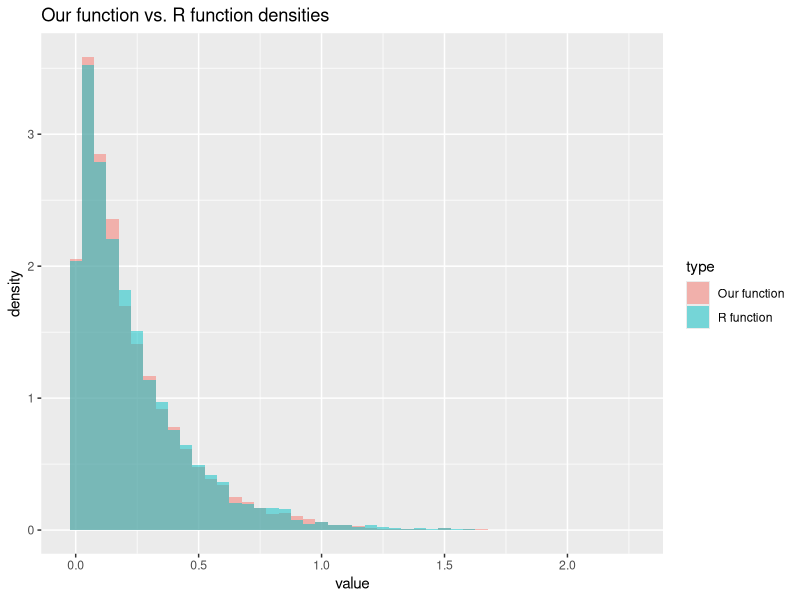
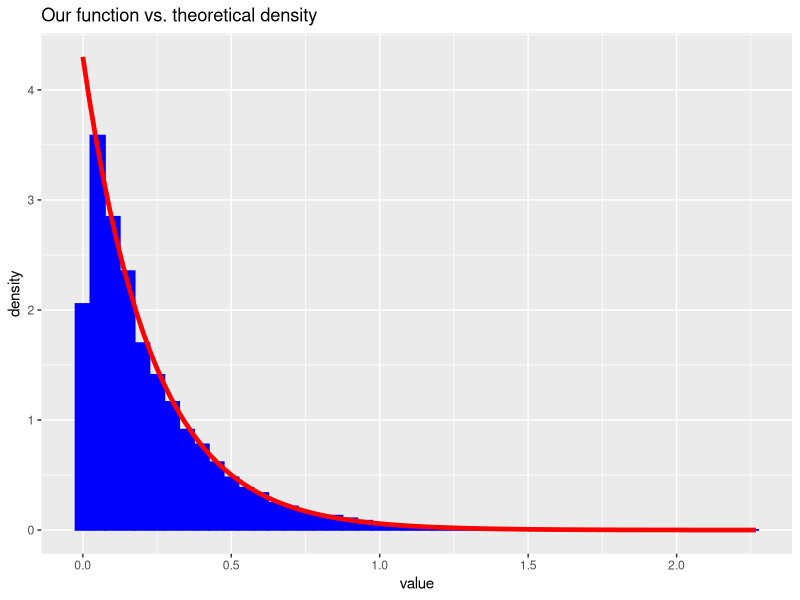
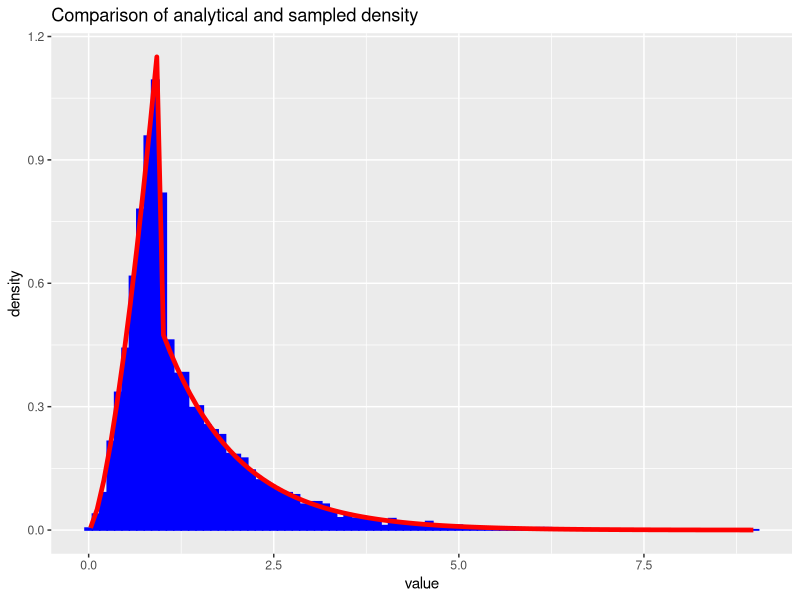
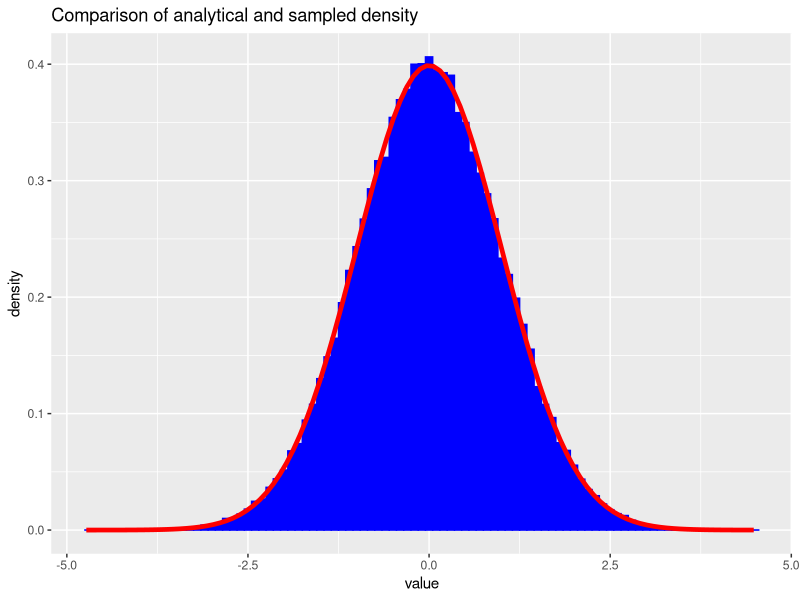
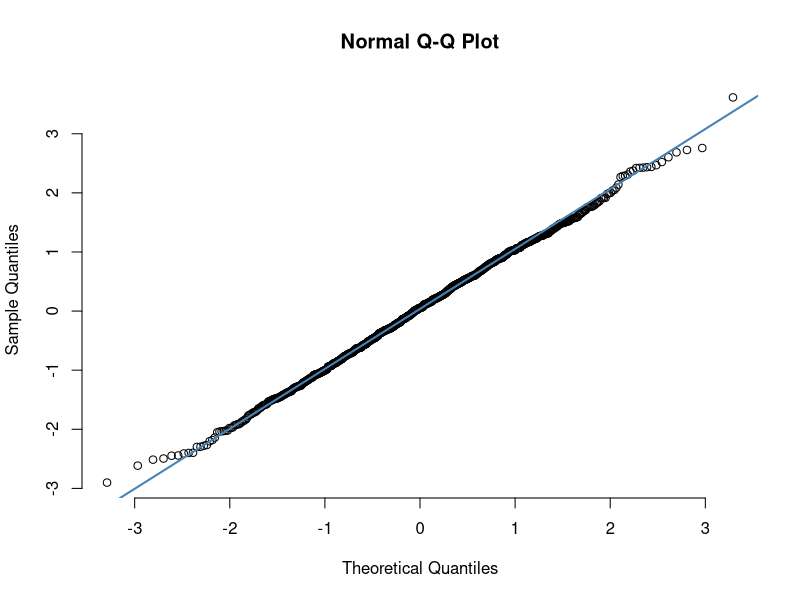
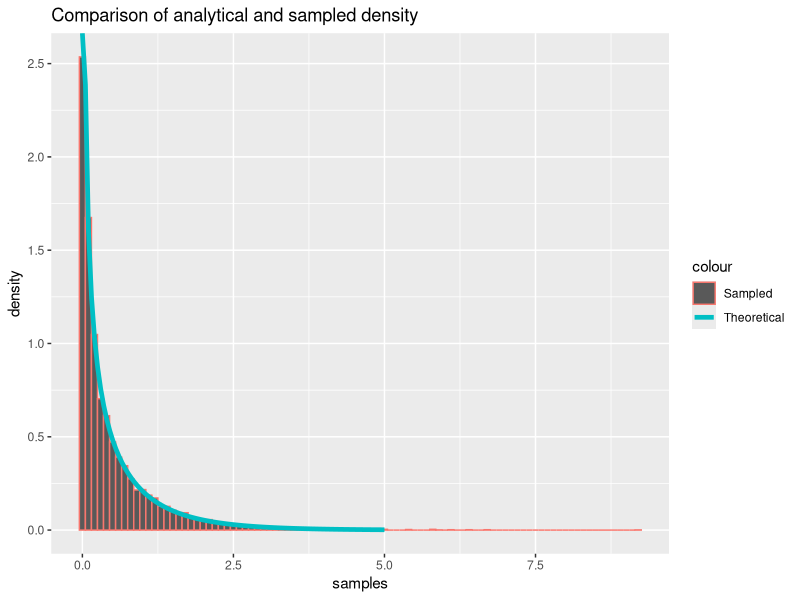
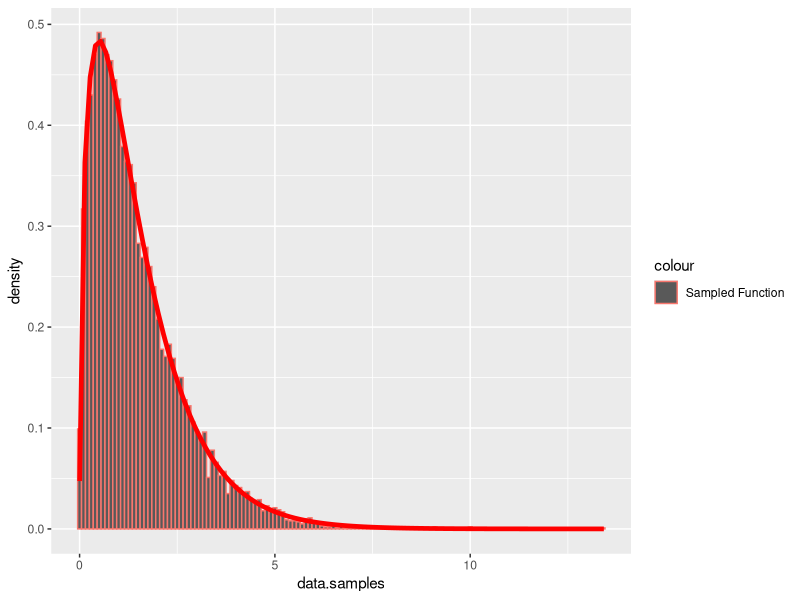
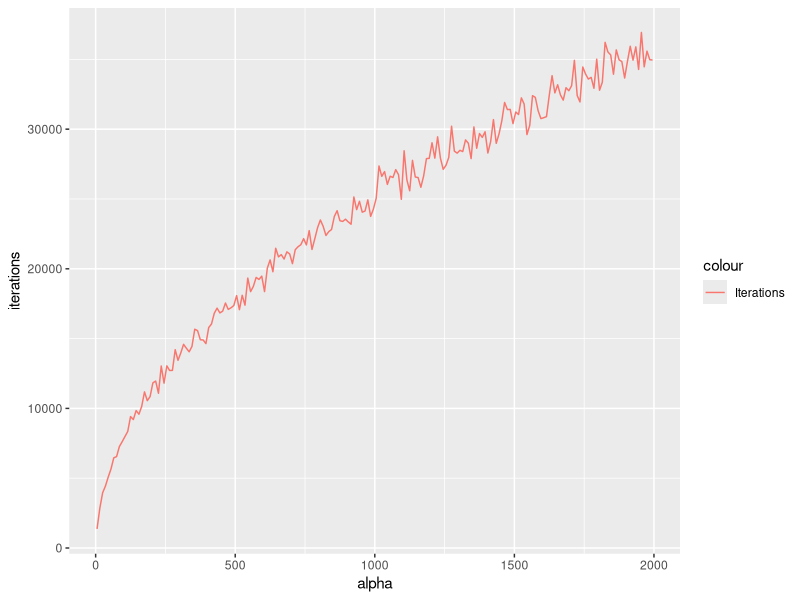

Write R code to recreate these figures, in order.
## ---- chunk 1
library(formatR)
showsol <- FALSE
library(knitr)
opts_chunk$set(tidy.opts = list(width.cutoff = 68), tidy = TRUE, warning = FALSE, error = FALSE, message = FALSE, echo = TRUE)
## ---- chunk 2
library(ggplot2)
exponential<- function(lambda, n=1){
  u = runif(n)
  x = -1/lambda*log(u)
  return(x)
}
## ---- chunk 3
n = 10000
lambda = 4.300
x = exponential(lambda,n)
cat('Theoretical mean: ', 1/lambda,' Computed mean: ', mean(x),'\n')
cat('Theoretical variance: ', 1/lambda^2, ' Computed variance: ', var(x))
## ---- chunk 4
y = rexp(n, lambda)
rfunc = data.frame(value = y)
ourfunc = data.frame(value = x)
rfunc$type = 'R function'
ourfunc$type = 'Our function'
df = rbind(rfunc,ourfunc)
ggplot(df, aes(value, fill = type)) + 
   geom_histogram(alpha = 0.5, aes(y = ..density..), binwidth = 0.05, position = 'identity') + ggtitle("Our function vs. R function densities")
df2 <- data.frame(theo=seq(0,max(x),length.out=n), value=x)
h <- ggplot(df2, aes(x = value))
h <- h + geom_histogram(aes(y = ..density..), binwidth=0.05, fill = 'blue', color = 'blue') +stat_function(fun=dexp,geom = "line",size=1.6,col="red",args = (mean=lambda))
h <- h + ggtitle("Our function vs. theoretical density")
h
## ---- chunk 5
f_A2 = function(x, alpha){
  c = alpha*exp(1)/(alpha+exp(1))
  result = vector(length = length(x))
  result[x<1.] = sapply(x[x<1.], function(x) c*x^(alpha - 1))
  result[x>=1.] = sapply(x[x>=1.], function(x) c*exp(-x))
  return(as.double(result))
}


F_inv = function(n, alpha){
  c = alpha*exp(1)/(alpha+exp(1))
  u = runif(n)
  result = vector(length = n)
  result[u < c/alpha] = (alpha/c * u[u < c/alpha])^(1/alpha)
  result[u >= c/alpha] = -log(1/alpha + exp(-1) - u[u >= c/alpha]/c)
  return(result)
}

alpha = 2.5
n = 10000
xsamples = F_inv(n, alpha)
c = alpha*exp(1)/(alpha+exp(1))
mean = c/(alpha+1) + 2*c/exp(1)
cat('Theoretical mean: ', mean, ' Sampled mean: ', mean(xsamples))
## ---- chunk 6
variance = c/(alpha+2)+5*c/exp(1) - mean^2
cat('Theoretical variance: ', variance, ' Sampled variance: ', var(xsamples))
## ---- chunk 7
df2 <- data.frame(theo=seq(0,max(xsamples),length.out=n), value=xsamples)
h <- ggplot(df2, aes(x = value))
h <- h + geom_histogram(aes(y = ..density..), binwidth=0.1, col = 'blue', fill = 'blue') +stat_function(fun=f_A2,geom = "line",size=1.6,col="red",args = (mean=alpha))
h <- h + ggtitle("Comparison of analytical and sampled density")
h
## ---- chunk 8
normal <- function(n){
  x_1 <- runif(n/2)
  x_2 <- exponential(1/2, n/2)
  y_1 <- sqrt(x_2)*cos(2*pi*x_1)
  y_2 <- sqrt(x_2)*sin(2*pi*x_1)
  y <- c(y_1,y_2)
  return(y)
}
## ---- chunk 9
n = 100000
x <- normal(n)
cat('Theoretical mean: ', 0,' Computed mean: ', mean(x),'\n')
cat('Theoretical variance: ', 1, ' Computed variance: ', var(x))
## ---- chunk 10
df2 <- data.frame(theo=seq(0,max(x),length.out=n), value=x)
ggplot(df2, aes(x = value)) + geom_histogram(aes(y = ..density..), binwidth=0.1, col = 'blue', fill = 'blue') + stat_function(fun=dnorm,geom = "line",size=1.6,col="red",args = list(mean=0, sd = 1)) + ggtitle("Comparison of analytical and sampled density")

x <- normal(1000)
qqnorm(x, pch = 1, frame = FALSE)
qqline(x, col = "steelblue", lwd = 2)
## ---- chunk 11
normal_d <- function(d, mu, sigma){
  x <- normal(d)
  y <- mu + t(chol(sigma))%*%x
  return(y)
}
## ---- chunk 12
d = 2
n = 100000
mu = c(1,2)
sigma = matrix(c(2.5,3,3,10),ncol=2,nrow=2)
sample = matrix(NA, ncol = d, nrow = n)
for (i in 1:n){
  sample[i,] <- normal_d(d,mu,sigma)
}
average = apply(sample, 2,mean)
cat('Mean vector: \n')
average
covmat = cov(sample)
cat('Covariance matrix: \n')
covmat
## ---- chunk 13
library(nortest)
ad.test(sample[,1])
ad.test(sample[,2])
## ---- chunk 14
library(pracma)

#x = linspace(0, 3, 100)
#alpha = 0.5
#y_gamma = dgamma(x, shape=alpha, rate=1)
#y_prop = 1/(gamma(alpha)) * (1/alpha + exp(-1))*f_A2(x, alpha)

#df10 = data.frame(x, y_gamma, y_prop)
#h <- ggplot(data.frame(x, y_gamma, y_prop))
#h = h + geom_line(aes(x = x, y = y_gamma, colour="Gamma"), size=1.)
#h = h + geom_line(aes(x = x, y = y_prop, color="Proposal"), size=1.)
#h = h + ggtitle(paste("Gamma(",toString(alpha),", 1) vs. proposal"))
#h

## ---- chunk 15
library(pracma)

small_gamma = function(alpha, n=1){
  #cat("Small gamma \n")
  result = vector()
  iter = 0
  sampled = 0
  while(sampled < n){

    uniform2 = runif(n)
    x = F_inv(n, alpha)
    
    #cat(typeof(x), ' x ')
    #cat(typeof(alpha), ' alpha ')
    c = 1/(gamma(alpha)) * (1/alpha + exp(-1))
  
    #cat(typeof(c), ' c ')
    #cat(typeof(f_A2(x,alpha)))
    probs = dgamma(x, alpha, rate=1) / (c * as.double(f_A2(x, alpha)))
    
    result = append(result, x[uniform2 <= probs])
    
    sampled = sampled + sum(uniform2 <= probs)
    iter = iter + n
  }
  
  iter = iter - length(result) + n
  
  return(list(samples = result[seq(1:n)], iter = iter))
}

large_gamma <- function(alpha, n=1){
  #cat("Large gamma \n")
  #a = sqrt((alpha - 1)^(alpha-1)*exp(1-alpha))
  loga = 1/2 * (alpha - 1) * (log(alpha - 1) - 1)
  logb = 1/2 * (alpha + 1) * (log(alpha + 1) - 1)
  #cat("Sampling for alpha = ", alpha, '\n')
  #cat("loga = ", loga, "\n")
  #cat("logb = ", logb, "\n")

  result = vector(mode="numeric")
  
  i = 0
  iter = 0
  while (i < n){
    iter = iter + 1 
    log_x_1 = loga + log(runif(1))
    log_x_2 = logb + log(runif(1))
    #cat(log_x_1, log_x_2)
    #y = x_2 / x_1
    if (2*log_x_1 <= (alpha - 1)*(log_x_2 - log_x_1) - exp(log_x_2 - log_x_1)){
      result = append(result, exp(log_x_2 - log_x_1))
      i = i + 1
    }
    else{}
  }
  list(samples = result, iter = iter)
}

gamma2 = function(alpha, n  = 1){
  if (alpha <= 1){
    return(small_gamma(alpha, n))
  }
  else if (alpha > 1){
    return(large_gamma(alpha, n))
  }
  else{
    cat("Weird gamma \n")
  }
}
## ---- chunk 16
alpha = 0.5
G1 <- small_gamma(alpha, 10000)

G1_filt = G1
df12 = data.frame(G1_filt)

cat('Theoretical mean: ', alpha,' Computed mean: ', mean(G1$samples),'\n')
cat('Theoretical variance: ', alpha, ' Computed variance: ', var(G1$samples))

c = 1/(gamma(alpha)) * (1/alpha + exp(-1))

x_val = linspace(0, 5, 100)

df11 <- data.frame(x = x_val, y=dgamma(x_val, alpha, 1))

h <- ggplot()
h <- h + geom_histogram(data=df12, aes(x=samples, y=..density.., color="Sampled"), binwidth=0.1)
h <- h + geom_line(data=df11, aes(x=x, y=y, color="Theoretical"), size=1.6)
h <- h + ggtitle("Comparison of analytical and sampled density")
h
## ---- chunk 17
alpha = 1.5

G2 = gamma2(alpha, 10000)

cat('Theoretical mean: ', alpha,' Computed mean: ', mean(G2$samples),'\n')
cat('Theoretical variance: ', alpha, ' Computed variance: ', var(G2$samples))

df16 = data.frame(data=G2)

h <- ggplot(df16, aes(x=data.samples))
h <- h + geom_histogram(data=df16, aes(x = data.samples, y=..density.., color="Sampled Function"), binwidth=0.1) 
h <- h + stat_function(fun=dgamma,geom = "line",size=1.6,col="red",args = list(shape=alpha, rate = 1))
h

## ---- chunk 18
iterations = c()

for (alpha in seq(2, 2000, 10)){
  G = gamma2(alpha, 1000)
  iterations = append(iterations, G$iter)
}

df15 = data.frame(alpha = seq(5, 2000, 10), iterations = iterations)

h <- ggplot(df15, aes(x = alpha, y= iterations, color="Iterations"))
h <- h + geom_line()
h
## ---- chunk 19
library(MCMCpack)
get_gamma_samples <- function(alpha){
  return(gamma2(alpha)$samples)
}

dirichlet <- function(alpha){
  z<- sapply(alpha,get_gamma_samples)
  x <- z/sum(z)
  return(x)
}



alpha <- exponential(1,5)


dirichlet(alpha)

## ---- chunk 20
k = 5
n = 20000
x <- matrix(NA, ncol = k, nrow = n)
alpha <- exponential(1,k)
for (i in 1:n){
  x[i,] <- dirichlet(alpha)
}
cat('Theoretical mean: ', alpha/sum(alpha),'\n','Computed mean: ', apply(x,2,mean),'\n')
cat('Theoretical variance: ', alpha*(sum(alpha)-alpha)/(sum(alpha)^2*(sum(alpha)+1)),'\n', 'Computed variance: ', apply(x,2,var))
## ---- chunk 21
n <- 10000
alpha <- rep(1,k)
x <- matrix(NA, ncol = k, nrow = n)
for (i in 1:n){
  x[i,] <- dirichlet(alpha)
}
y <- as.vector(rdirichlet(n,alpha))
rfunc = data.frame(value = y)
ourfunc = data.frame(value = as.vector(x))
rfunc$type = 'R function'
ourfunc$type = 'Our function'
df = rbind(rfunc,ourfunc)
ggplot(df, aes(value, fill = type)) + 
   geom_histogram(alpha = 0.5, aes(y = ..density..), position = 'identity') + ggtitle("Our function vs. R function densities")
## ---- chunk 22
df2 <- data.frame(theo=seq(0,max(x[,1]),length.out=n), value=x[,1])
ggplot(df2, aes(x = value)) + geom_histogram(aes(y = ..density..), 
      binwidth = 0.005,fill = 'blue', color = 'blue') + stat_function(fun=dbeta,geom = "line",size=1.6,col="red",args = list(shape1=1,shape2=k-1)) + ggtitle("Our function vs. theoretical density")
## ---- chunk 23
f <- function(x){
  return((2+x)^125*(1-x)^38*x^34)
}

optimum = optimize(f,c(0,1),maximum = TRUE)

draw_samples <- function(n){
  samples <- rep(NA,n)
  iter = 0
  for (i in 1:n){
    finish = 0
    while(finish ==0){
      iter = iter + 1
      x_sample <- runif(1)
      alpha <- f(x_sample)/optimum$objective
      u = runif(1)
      if (u <=alpha){
        samples[i] <- x_sample
        finish <- 1
      }
    }
  }
  return(list(samples = samples, iterations = iter))
}


## ---- chunk 24
n = 10000
g <- function(x){
  return(f(x)*x)
}
f_density <- function(x){return(f(x)/integrate(f,0,1)$value)}
y <- draw_samples(n)
cat("Computed mean: ", sum(y$samples)/n, '\n')
cat("Theoretical mean: ", integrate(g,0,1)$value/integrate(f,0,1)$value, '\n')
df <- data.frame(theo=seq(0,1,length.out=n), value=y$samples)
ggplot(df, aes(x = value)) + geom_histogram(aes(y = ..density..), binwidth=0.001, col = 'blue', fill = 'blue') + stat_function(fun=f_density,geom = "line",size=1.6,col="red") + ggtitle("Comparison of analytical and sampled density") + xlim(0,1) + geom_segment(x = sum(y$samples)/n, xend = sum(y$samples)/n, y = 0, yend = 100, col = "green", size = 1.2, linetype = "longdash")
## ---- chunk 25
cat("Average random numbers generated: ", y$iterations/n, '\n')
cat("Theoretical expected number: ", optimum$objective/integrate(f,0,1)$value)
## ---- chunk 26
k = 6
n = 10000
x <- matrix(NA, ncol = k, nrow = n)
alpha <- rep(1,k)
for (i in 1:n){
  x[i,] <- dirichlet(alpha)
}

w = f(y$samples)/dbeta(y$samples,1,5)
w = f(x[,1])/dbeta(x[,1],1,5)
mu_hat <- sum(x[,1]*w)/sum(w)
mu_hat2 <- sum(x[,1]*w)/(n*integrate(f,0,1)$value)
